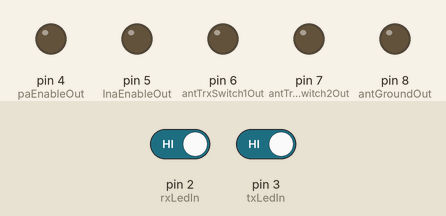
Recording of a sketch running on a simulated Arduino Uno, built with avr-gcc and run on an emulated ATmega328P. Parts: output pins drawn as LEDs (lit = HIGH). The inputs (shaded band) are chosen by the test bench; at power-on: pin 2 (rxLedIn) HIGH, pin 3 (txLedIn) HIGH.

Above: at 1.2 s.
1.3 s: pin 2 (rxLedIn) driven LOW
At 2.5 s:
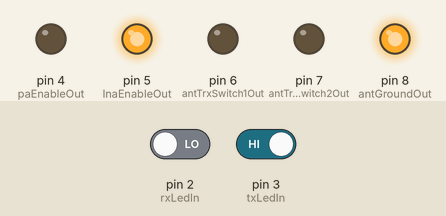
2.8 s: pin 3 (txLedIn) driven LOW
At 4.0 s:
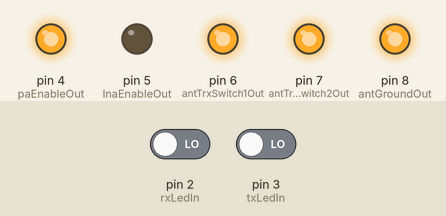
4.3 s: pin 3 (txLedIn) driven HIGH
At 5.0 s:
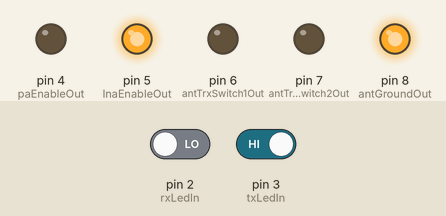
5.9 s: pin 2 (rxLedIn) driven HIGH
At 6.9 s:
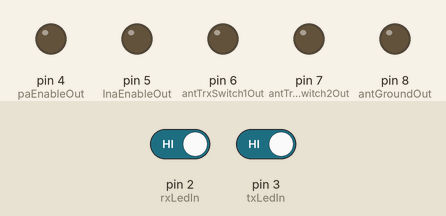
Timing chart, 0 to 8.4 s (numbered marks = the images above; inputs shaded):
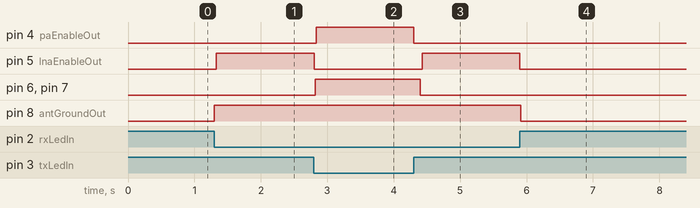

The sketch:

STS_GS_TRX_Switch.ino
```cpp
const int rxLedIn = 2;
const int txLedIn = 3;
const int lnaEnableOut = 5;
const int paEnableOut = 4;
const int antGroundOut = 8;
const int antTrxSwitch1Out = 6;
const int antTrxSwitch2Out = 7;
const int lnaDiagnosticEnable = 10;
const int paDiagnosticEnable = 9;
const int lnaCurrentIn = A1;
const int paCurrentIn = A0;

// Maximum operation time of TE HF3 relays is 5ms.
// Maximum release time is 6ms.
// Exit time is mostly impacted by how long the LNA/PA take to "wind down" after power supply is cut.
const unsigned long rxEnterMillis = 25;
const unsigned long rxExitMillis = 15;
const unsigned long txEnterMillis = 15;
const unsigned long txExitMillis = 100;
const unsigned long minInvalidMillis = 50;

enum state_t {
  IDLE,
  RX_ENTER,
  RX,
  RX_EXIT,
  TX_ENTER,
  TX,
  TX_EXIT,
  INVALID
};

state_t state = IDLE;
state_t old_state = IDLE;
bool state_changed = false;

unsigned long stateEnter = millis();

void setup() {
  pinMode(lnaEnableOut, OUTPUT);
  pinMode(paEnableOut, OUTPUT);
  pinMode(antGroundOut, OUTPUT);
  pinMode(antTrxSwitch1Out, OUTPUT);
  pinMode(antTrxSwitch2Out, OUTPUT);

  pinMode(rxLedIn, INPUT);
  pinMode(txLedIn, INPUT);

  Serial.begin(115200);
}

void loop() {
  bool rx = !digitalRead(rxLedIn);
  bool tx = !digitalRead(txLedIn);
  old_state = state;

  switch (state) {
    case IDLE:
      digitalWrite(lnaEnableOut, LOW);
      digitalWrite(paEnableOut, LOW);
      digitalWrite(antGroundOut, LOW);
      digitalWrite(antTrxSwitch1Out, LOW);
      digitalWrite(antTrxSwitch2Out, LOW);

      if (rx) state = RX_ENTER;
      else if (tx) state = TX_ENTER;
      break;
    case RX_ENTER:
      digitalWrite(lnaEnableOut, LOW);
      digitalWrite(paEnableOut, LOW);
      digitalWrite(antGroundOut, HIGH);
      digitalWrite(antTrxSwitch1Out, LOW);
      digitalWrite(antTrxSwitch2Out, LOW);

      if (state_changed) stateEnter = millis();

      if (tx) state = RX_EXIT;
      else if (!rx) state = RX_EXIT;
      else if (millis() - stateEnter > rxEnterMillis) state = RX;

      break;
    case RX:
      digitalWrite(lnaEnableOut, HIGH);
      digitalWrite(paEnableOut, LOW);
      digitalWrite(antGroundOut, HIGH);
      digitalWrite(antTrxSwitch1Out, LOW);
      digitalWrite(antTrxSwitch2Out, LOW);

      if (tx) state = RX_EXIT;
      else if (!rx) state = RX_EXIT;

      break;
    case RX_EXIT:
      digitalWrite(lnaEnableOut, LOW);
      digitalWrite(paEnableOut, LOW);
      digitalWrite(antGroundOut, HIGH);
      digitalWrite(antTrxSwitch1Out, LOW);
      digitalWrite(antTrxSwitch2Out, LOW);

      if (state_changed) stateEnter = millis();

      if (tx && (millis() - stateEnter > rxExitMillis)) state = TX_ENTER;
      else if (rx && (millis() - stateEnter > rxEnterMillis)) state = RX;
      else if (!rx && (millis() - stateEnter > rxExitMillis)) state = IDLE;

      break;
    case TX_ENTER:
      digitalWrite(lnaEnableOut, LOW);
      digitalWrite(paEnableOut, LOW);
      digitalWrite(antGroundOut, HIGH);
      digitalWrite(antTrxSwitch1Out, HIGH);
      digitalWrite(antTrxSwitch2Out, HIGH);

      if (state_changed) stateEnter = millis();

      if (!tx) state = TX_EXIT;
      else if (millis() - stateEnter > txEnterMillis) state = TX;

      break;
    case TX:
      digitalWrite(lnaEnableOut, LOW);
      digitalWrite(paEnableOut, HIGH);
      digitalWrite(antGroundOut, HIGH);
      digitalWrite(antTrxSwitch1Out, HIGH);
      digitalWrite(antTrxSwitch2Out, HIGH);

      if (!tx) state = TX_EXIT;

      break;
    case TX_EXIT:
      digitalWrite(lnaEnableOut, LOW);
      digitalWrite(paEnableOut, LOW);
      digitalWrite(antGroundOut, HIGH);
      digitalWrite(antTrxSwitch1Out, HIGH);
      digitalWrite(antTrxSwitch2Out, HIGH);

      if (state_changed) stateEnter = millis();

      if (tx && (millis() - stateEnter > txEnterMillis)) state = TX;
      else if (!tx && (millis() - stateEnter > txExitMillis)) state = IDLE;

      break;
    case INVALID:
    default:
      // Switch to "TX Mode" but don't enable the PA
      digitalWrite(lnaEnableOut, LOW);
      digitalWrite(paEnableOut, LOW);
      digitalWrite(antGroundOut, HIGH);
      digitalWrite(antTrxSwitch1Out, HIGH);
      digitalWrite(antTrxSwitch2Out, HIGH);

      if (state_changed) stateEnter = millis();

      if ((!(rx && tx)) && (millis() - stateEnter > minInvalidMillis)) state == IDLE;

      break;
  }

  state_changed = old_state != state;
}
```

Measured:
- after the input at 1.3 s, pin 5 (lnaEnableOut), pin 8 (antGroundOut): LOW → HIGH at once
- after the input at 2.8 s, pin 4 (paEnableOut), pin 6 (antTrxSwitch1Out), pin 7 (antTrxSwitch2Out): LOW → HIGH at once; pin 5 (lnaEnableOut): HIGH → LOW at once
- after the input at 4.3 s, pin 4 (paEnableOut): HIGH → LOW at once; pin 5 (lnaEnableOut): LOW → HIGH after 0.13 s; pin 6 (antTrxSwitch1Out), pin 7 (antTrxSwitch2Out): HIGH → LOW after 0.10 s
- after the input at 5.9 s, pin 5 (lnaEnableOut), pin 8 (antGroundOut): HIGH → LOW at once
